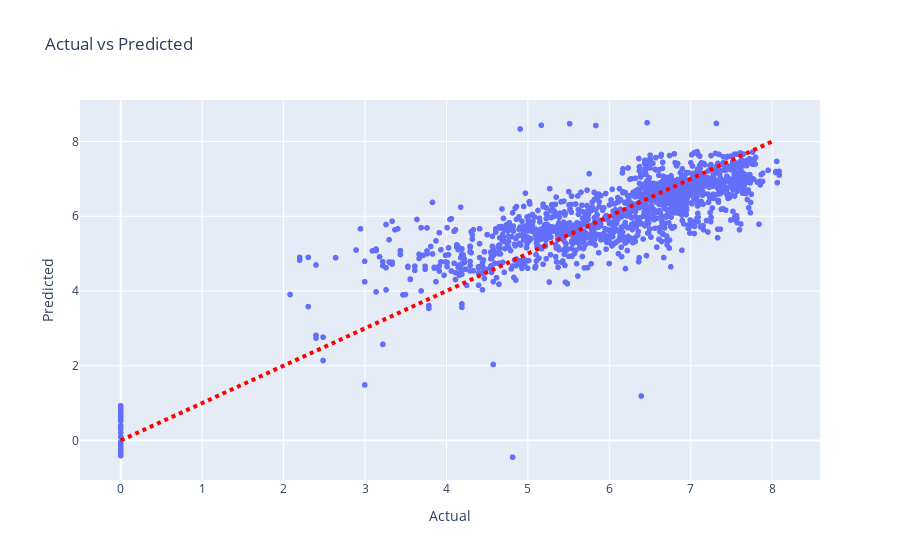

Notebook code for this chart:
### Code cell
# Plot predicted and (transformed) true rented bike counts.
df_plot = pd.DataFrame({'Actual': y_test_transformed, 'Predicted': y_pred_transformed})
# Make scatter plot from data
fig = px.scatter(df_plot, x='Actual', y='Predicted', title='Actual vs Predicted')
# Adding straight line indicating perfect model
fig.add_shape(type='line',x0=0, x1=8, y0=0, y1=8, line = dict(color='red', width=4, dash='dot',), )
fig.show()

### Figure 1 — Plotly figure (JSON) as saved in the notebook; plotly's stock layout.template omitted (floating-point values rounded to 4 significant figures; data arrays with more than 128 entries replaced by an {"elided": "..."} marker saying what was removed)
{"data": [{"hovertemplate": "Actual=%{x}<br>Predicted=%{y}<extra></extra>", "legendgroup": "", "marker": {"color": "#636efa", "symbol": "circle"}, "mode": "markers", "name": "", "showlegend": false, "x": {"elided": "1560 float values"}, "xaxis": "x", "y": {"elided": "1560 float values"}, "yaxis": "y", "type": "scattergl"}], "layout": {"xaxis": {"anchor": "y", "domain": [0.0, 1.0], "title": {"text": "Actual"}}, "yaxis": {"anchor": "x", "domain": [0.0, 1.0], "title": {"text": "Predicted"}}, "legend": {"tracegroupgap": 0}, "title": {"text": "Actual vs Predicted"}, "shapes": [{"line": {"color": "red", "dash": "dot", "width": 4}, "type": "line", "x0": 0, "x1": 8, "y0": 0, "y1": 8}]}}
